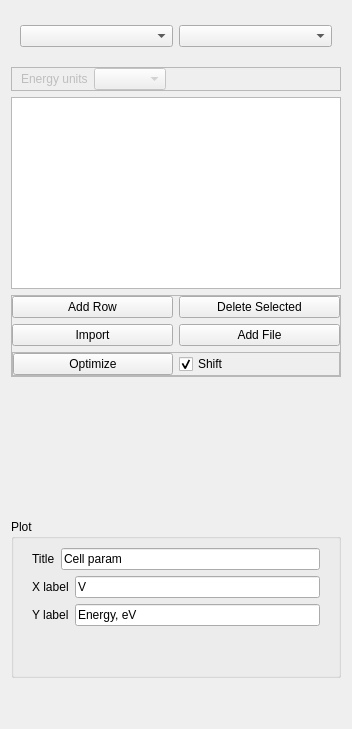
              <widget class="QWidget" name="tab_17">
               <attribute name="title">
                <string>Cell parameter</string>
               </attribute>
               <layout class="QVBoxLayout" name="verticalLayout_55">
                <item>
                 <widget class="QFrame" name="frame_4">
                  <property name="minimumSize">
                   <size>
                    <width>0</width>
                    <height>50</height>
                   </size>
                  </property>
                  <property name="maximumSize">
                   <size>
                    <width>16777215</width>
                    <height>50</height>
                   </size>
                  </property>
                  <property name="frameShape">
                   <enum>QFrame::NoFrame</enum>
                  </property>
                  <property name="frameShadow">
                   <enum>QFrame::Raised</enum>
                  </property>
                  <layout class="QHBoxLayout" name="horizontalLayout_10">
                   <item>
                    <widget class="QComboBox" name="FormActionsPostComboCellParam"/>
                   </item>
                   <item>
                    <widget class="QComboBox" name="FormActionsPostComboCellParamX"/>
                   </item>
                  </layout>
                 </widget>
                </item>
                <item>
                 <widget class="QFrame" name="frame_58">
                  <property name="enabled">
                   <bool>false</bool>
                  </property>
                  <property name="minimumSize">
                   <size>
                    <width>0</width>
                    <height>0</height>
                   </size>
                  </property>
                  <property name="frameShape">
                   <enum>QFrame::StyledPanel</enum>
                  </property>
                  <property name="frameShadow">
                   <enum>QFrame::Raised</enum>
                  </property>
                  <layout class="QHBoxLayout" name="horizontalLayout_75">
                   <property name="topMargin">
                    <number>0</number>
                   </property>
                   <property name="bottomMargin">
                    <number>0</number>
                   </property>
                   <item>
                    <widget class="QLabel" name="label_20">
                     <property name="text">
                      <string>Energy units</string>
                     </property>
                    </widget>
                   </item>
                   <item>
                    <widget class="QComboBox" name="FormActionsPostComboCellParamX_2"/>
                   </item>
                   <item>
                    <spacer name="horizontalSpacer_43">
                     <property name="orientation">
                      <enum>Qt::Horizontal</enum>
                     </property>
                     <property name="sizeHint" stdset="0">
                      <size>
                       <width>165</width>
                       <height>20</height>
                      </size>
                     </property>
                    </spacer>
                   </item>
                  </layout>
                 </widget>
                </item>
                <item>
                 <widget class="QTableWidget" name="FormActionsPostTableCellParam">
                  <property name="minimumSize">
                   <size>
                    <width>0</width>
                    <height>100</height>
                   </size>
                  </property>
                 </widget>
                </item>
                <item>
                 <widget class="QFrame" name="frame_162">
                  <property name="minimumSize">
                   <size>
                    <width>0</width>
                    <height>0</height>
                   </size>
                  </property>
                  <property name="frameShape">
                   <enum>QFrame::StyledPanel</enum>
                  </property>
                  <property name="frameShadow">
                   <enum>QFrame::Raised</enum>
                  </property>
                  <layout class="QVBoxLayout" name="verticalLayout_100">
                   <property name="leftMargin">
                    <number>0</number>
                   </property>
                   <property name="topMargin">
                    <number>0</number>
                   </property>
                   <property name="rightMargin">
                    <number>0</number>
                   </property>
                   <property name="bottomMargin">
                    <number>0</number>
                   </property>
                   <item>
                    <widget class="QFrame" name="frame">
                     <property name="minimumSize">
                      <size>
                       <width>0</width>
                       <height>0</height>
                      </size>
                     </property>
                     <property name="maximumSize">
                      <size>
                       <width>16777215</width>
                       <height>50</height>
                      </size>
                     </property>
                     <property name="frameShape">
                      <enum>QFrame::NoFrame</enum>
                     </property>
                     <property name="frameShadow">
                      <enum>QFrame::Raised</enum>
                     </property>
                     <layout class="QHBoxLayout" name="horizontalLayout_15">
                      <property name="leftMargin">
                       <number>0</number>
                      </property>
                      <property name="topMargin">
                       <number>0</number>
                      </property>
                      <property name="rightMargin">
                       <number>0</number>
                      </property>
                      <property name="bottomMargin">
                       <number>0</number>
                      </property>
                      <item>
                       <widget class="QPushButton" name="FormActionsPostButAddRowCellParam">
                        <property name="text">
                         <string>Add Row</string>
                        </property>
                       </widget>
                      </item>
                      <item>
                       <widget class="QPushButton" name="FormActionsPostButDeleteRowCellParam">
                        <property name="text">
                         <string>Delete Selected</string>
                        </property>
                       </widget>
                      </item>
                     </layout>
                    </widget>
                   </item>
                   <item>
                    <widget class="QFrame" name="frame_21">
                     <property name="minimumSize">
                      <size>
                       <width>0</width>
                       <height>0</height>
                      </size>
                     </property>
                     <property name="maximumSize">
                      <size>
                       <width>16777215</width>
                       <height>50</height>
                      </size>
                     </property>
                     <property name="frameShape">
                      <enum>QFrame::NoFrame</enum>
                     </property>
                     <property name="frameShadow">
                      <enum>QFrame::Raised</enum>
                     </property>
                     <layout class="QHBoxLayout" name="horizontalLayout_16">
                      <property name="leftMargin">
                       <number>0</number>
                      </property>
                      <property name="topMargin">
                       <number>0</number>
                      </property>
                      <property name="rightMargin">
                       <number>0</number>
                      </property>
                      <property name="bottomMargin">
                       <number>0</number>
                      </property>
                      <item>
                       <widget class="QPushButton" name="cell_params_file_add">
                        <property name="text">
                         <string>Import</string>
                        </property>
                       </widget>
                      </item>
                      <item>
                       <widget class="QPushButton" name="FormActionsPostButPlusCellParam">
                        <property name="styleSheet">
                         <string notr="true"/>
                        </property>
                        <property name="text">
                         <string>Add File</string>
                        </property>
                       </widget>
                      </item>
                     </layout>
                    </widget>
                   </item>
                   <item>
                    <widget class="QFrame" name="frame_163">
                     <property name="frameShape">
                      <enum>QFrame::StyledPanel</enum>
                     </property>
                     <property name="frameShadow">
                      <enum>QFrame::Raised</enum>
                     </property>
                     <layout class="QHBoxLayout" name="horizontalLayout_123">
                      <property name="leftMargin">
                       <number>0</number>
                      </property>
                      <property name="topMargin">
                       <number>0</number>
                      </property>
                      <property name="rightMargin">
                       <number>0</number>
                      </property>
                      <property name="bottomMargin">
                       <number>0</number>
                      </property>
                      <item>
                       <widget class="QPushButton" name="optimize_cell_param">
                        <property name="text">
                         <string>Optimize</string>
                        </property>
                       </widget>
                      </item>
                      <item>
                       <widget class="QCheckBox" name="optimize_cell_param_shift">
                        <property name="text">
                         <string>Shift</string>
                        </property>
                        <property name="checked">
                         <bool>true</bool>
                        </property>
                       </widget>
                      </item>
                     </layout>
                    </widget>
                   </item>
                  </layout>
                 </widget>
                </item>
                <item>
                 <widget class="QFrame" name="frame_3">
                  <property name="enabled">
                   <bool>true</bool>
                  </property>
                  <property name="minimumSize">
                   <size>
                    <width>0</width>
                    <height>130</height>
                   </size>
                  </property>
                  <property name="frameShape">
                   <enum>QFrame::NoFrame</enum>
                  </property>
                  <property name="frameShadow">
                   <enum>QFrame::Raised</enum>
                  </property>
                  <widget class="QLabel" name="FormActionsPostLabelCellParamOptimExpr">
                   <property name="geometry">
                    <rect>
                     <x>20</x>
                     <y>70</y>
                     <width>141</width>
                     <height>16</height>
                    </rect>
                   </property>
                   <property name="text">
                    <string/>
                   </property>
                  </widget>
                  <widget class="QLabel" name="FormActionsPostLabelCellParamFig">
                   <property name="geometry">
                    <rect>
                     <x>10</x>
                     <y>0</y>
                     <width>321</width>
                     <height>41</height>
                    </rect>
                   </property>
                   <property name="text">
                    <string/>
                   </property>
                  </widget>
                  <widget class="QLabel" name="FormActionsPostLabelCellParamOptimExpr2">
                   <property name="geometry">
                    <rect>
                     <x>20</x>
                     <y>100</y>
                     <width>151</width>
                     <height>16</height>
                    </rect>
                   </property>
                   <property name="text">
                    <string/>
                   </property>
                  </widget>
                  <widget class="QLabel" name="FormActionsPostLabelCellParamOptimExpr3">
                   <property name="geometry">
                    <rect>
                     <x>200</x>
                     <y>70</y>
                     <width>121</width>
                     <height>16</height>
                    </rect>
                   </property>
                   <property name="text">
                    <string/>
                   </property>
                  </widget>
                  <widget class="QLabel" name="FormActionsPostLabelCellParamOptimExpr4">
                   <property name="geometry">
                    <rect>
                     <x>200</x>
                     <y>100</y>
                     <width>121</width>
                     <height>16</height>
                    </rect>
                   </property>
                   <property name="text">
                    <string/>
                   </property>
                  </widget>
                 </widget>
                </item>
                <item>
                 <widget class="QGroupBox" name="groupBox_53">
                  <property name="minimumSize">
                   <size>
                    <width>0</width>
                    <height>0</height>
                   </size>
                  </property>
                  <property name="title">
                   <string>Plot</string>
                  </property>
                  <layout class="QVBoxLayout" name="verticalLayout_102">
                   <item>
                    <widget class="QFrame" name="frame_156">
                     <property name="frameShape">
                      <enum>QFrame::NoFrame</enum>
                     </property>
                     <property name="frameShadow">
                      <enum>QFrame::Raised</enum>
                     </property>
                     <layout class="QHBoxLayout" name="horizontalLayout_171">
                      <property name="topMargin">
                       <number>0</number>
                      </property>
                      <property name="bottomMargin">
                       <number>0</number>
                      </property>
                      <item>
                       <widget class="QLabel" name="label_128">
                        <property name="text">
                         <string>Title</string>
                        </property>
                       </widget>
                      </item>
                      <item>
                       <widget class="QLineEdit" name="cell_parameter_title">
                        <property name="text">
                         <string>Cell param</string>
                        </property>
                       </widget>
                      </item>
                     </layout>
                    </widget>
                   </item>
                   <item>
                    <widget class="QFrame" name="frame_157">
                     <property name="frameShape">
                      <enum>QFrame::NoFrame</enum>
                     </property>
                     <property name="frameShadow">
                      <enum>QFrame::Raised</enum>
                     </property>
                     <layout class="QHBoxLayout" name="horizontalLayout_172">
                      <property name="topMargin">
                       <number>0</number>
                      </property>
                      <property name="bottomMargin">
                       <number>0</number>
                      </property>
                      <item>
                       <widget class="QLabel" name="label_129">
                        <property name="text">
                         <string>X label</string>
                        </property>
                       </widget>
                      </item>
                      <item>
                       <widget class="QLineEdit" name="cell_parameter_label_x">
                        <property name="text">
                         <string>V</string>
                        </property>
                       </widget>
                      </item>
                     </layout>
                    </widget>
                   </item>
                   <item>
                    <widget class="QFrame" name="frame_158">
                     <property name="frameShape">
                      <enum>QFrame::NoFrame</enum>
                     </property>
                     <property name="frameShadow">
                      <enum>QFrame::Raised</enum>
                     </property>
                     <layout class="QHBoxLayout" name="horizontalLayout_173">
                      <property name="topMargin">
                       <number>0</number>
                      </property>
                      <property name="bottomMargin">
                       <number>0</number>
                      </property>
                      <item>
                       <widget class="QLabel" name="label_130">
                        <property name="text">
                         <string>Y label</string>
                        </property>
                       </widget>
                      </item>
                      <item>
                       <widget class="QLineEdit" name="cell_parameter_label_y">
                        <property name="text">
                         <string>Energy, eV</string>
                        </property>
                       </widget>
                      </item>
                     </layout>
                    </widget>
                   </item>
                   <item>
                    <spacer name="verticalSpacer">
                     <property name="orientation">
                      <enum>Qt::Vertical</enum>
                     </property>
                     <property name="sizeHint" stdset="0">
                      <size>
                       <width>20</width>
                       <height>40</height>
                      </size>
                     </property>
                    </spacer>
                   </item>
                  </layout>
                 </widget>
                </item>
                <item>
                 <spacer name="verticalSpacer_20">
                  <property name="orientation">
                   <enum>Qt::Vertical</enum>
                  </property>
                  <property name="sizeHint" stdset="0">
                   <size>
                    <width>20</width>
                    <height>40</height>
                   </size>
                  </property>
                 </spacer>
                </item>
               </layout>
              </widget>
